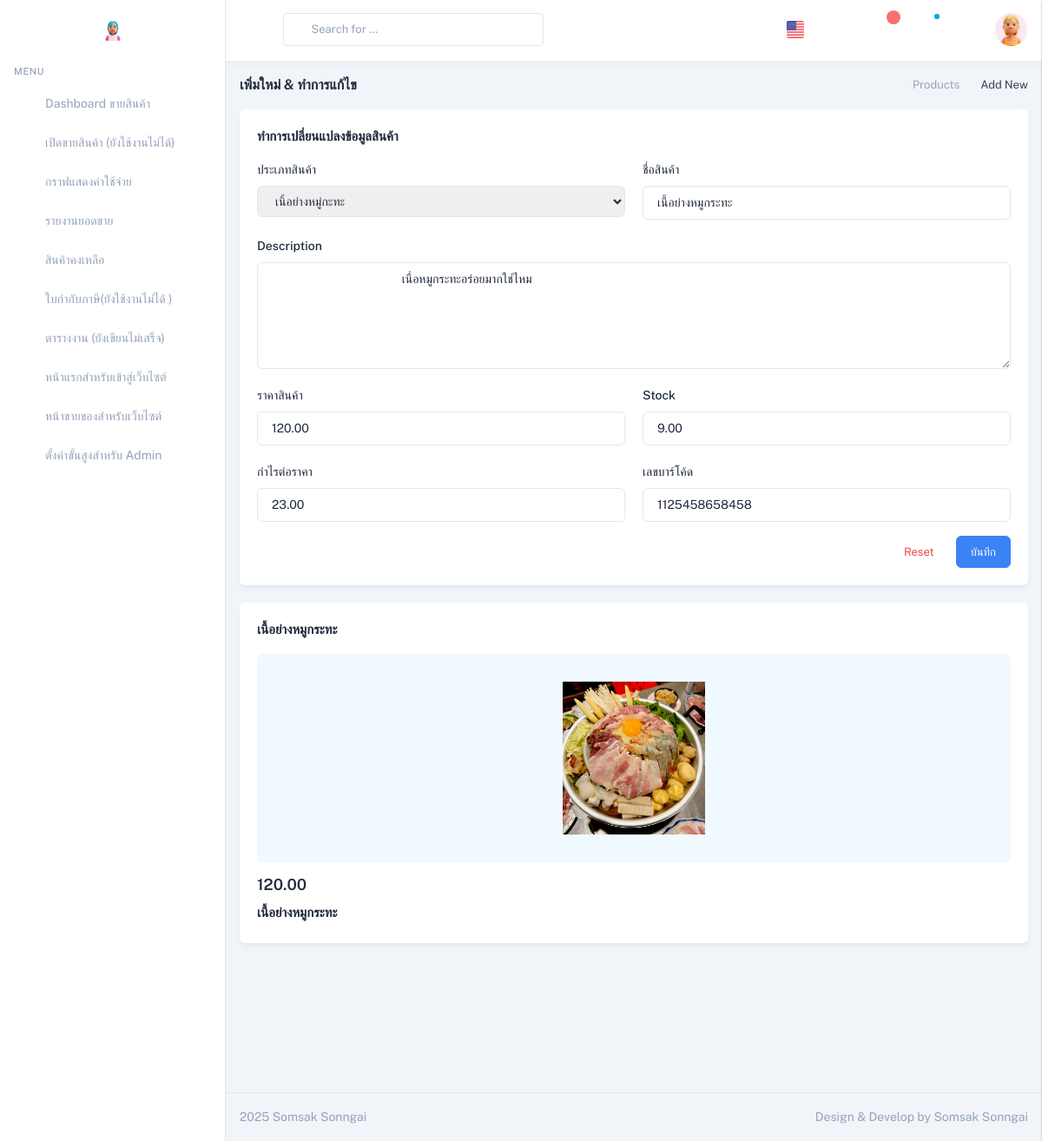
Page /EditAdd/1/ (signed in) on the committed database.
### productapp/models.py (models this page shows, shortened)
class Product1(models.Model):
    category = models.ForeignKey(Category, on_delete=models.CASCADE,null=True)  # เชื่อมโยงกับ Category
    name = models.CharField(max_length=100)  # ชื่อสินค้า
    description = models.TextField(max_length=500)
    price = models.DecimalField(max_digits=10, decimal_places=2)
    stock = models.DecimalField(max_digits=10, decimal_places=2)
    is_trending = models.BooleanField(default=False)
    image = models.ImageField(upload_to="product")
    profitprice = models.DecimalField(max_digits=10, decimal_places=2)
    created_at = models.DateTimeField(auto_now_add=True)  # วันที่เพิ่ม
    updated_at = models.DateTimeField(auto_now=True)      # วันที่แก้ไข
    barcode = models.CharField(max_length=13, unique=True) # สามารถที่จะทำการเพิ่มได้แค่ 13 ตัว
    class Meta:
        verbose_name = "Product"
        verbose_name_plural = "รายการสินค้า"

class Category(models.Model):
    name = models.CharField(max_length=100, unique=True)  # ชื่อหมวดหมู่
    class Meta:
        verbose_name = "Category"
        verbose_name_plural = "ประเภทรายการสินค้า"

### DashboardUser/views.py (the view, shortened to what this page needs)
# urls.py: path("EditAdd/<int:id>/",views.EditAdd, name="EditAdd"),#5
@login_required(login_url='/login_cover/') # สำหรับการามัครสมาชิก
@user_passes_test(is_special_admin,login_url='/eror404/') # ถ้าไม่ได้อนุญาติก็จะdirect ไปที่ urlนั้ อนุญาติเข้าสู่ระบบโดยกลุ่มนี้นอกเหนือจากกลุ่มนั้ก็ไม่สามารถเข้าไปได้
def EditAdd(request,id):
    product = get_object_or_404(Product1, pk=id)
    filter2 = Category.objects.all()
    filter1= Product1.objects.all()
    filter2=Category.objects.all()
    product=Product1.objects.get(pk=id)
    ProductStock = Product1.objects.filter(stock__lt=10)
    total_product_count = ProductStock.count()
    print ("การนับข้อมูล",total_product_count);
    return render (request,"EditAdd.html",{"product":product,"filter1":filter1,"filter2":filter2,"ProductStock":ProductStock,"total_product_count":total_product_count})

### DashboardUser/views.py (called while the page is built)
def is_special_admin(user):
    print(f"Checking access for: {user}")
    print(f"User Authenticated: {user.is_authenticated}")
    print(f"User Groups: {user.groups.all()}")
    return user.is_authenticated and user.groups.filter(name='SpecialAdmin').exists()

### DashboardUser/templates/EditAdd.html (shortened to what this page needs)
{% extends "LayoutDashbords.html"%}
{% load humanize %}
{% load static %}
{% block content%}
<div class="relative min-h-screen group-data-[sidebar-size=sm]:min-h-sm">
    <div class="group-data-[sidebar-size=lg]:ltr:md:ml-vertical-menu group-data-[sidebar-size=lg]:rtl:md:mr-vertical-menu group-data-[sidebar-size=md]:ltr:ml-vertical-menu-md group-data-[sidebar-size=md]:rtl:mr-vertical-menu-md group-data-[sidebar-size=sm]:ltr:ml-vertical-menu-sm group-data-[sidebar-size=sm]:rtl:mr-vertical-menu-sm pt-[calc(theme('spacing.header')_*_1)] pb-[calc(theme('spacing.header')_*_0.8)] px-4 group-data-[navbar=bordered]:pt-[calc(theme('spacing.header')_*_1.3)] group-data-[navbar=hidden]:pt-0 group-data-[layout=horizontal]:mx-auto group-data-[layout=horizontal]:max-w-screen-2xl group-data-[layout=horizontal]:px-0 group-data-[layout=horizontal]:group-data-[sidebar-size=lg]:ltr:md:ml-auto group-data-[layout=horizontal]:group-data-[sidebar-size=lg]:rtl:md:mr-auto group-data-[layout=horizontal]:md:pt-[calc(theme('spacing.header')_*_1.6)] group-data-[layout=horizontal]:px-3 group-data-[layout=horizontal]:group-data-[navbar=hidden]:pt-[calc(theme('spacing.header')_*_0.9)]">
        <div class="container-fluid group-data-[content=boxed]:max-w-boxed mx-auto">
            <div class="flex flex-col gap-2 py-4 md:flex-row md:items-center print:hidden">
                <div class="grow">
                    <h5 class="text-16">เพิ่มใหม่ & ทำการแก้ไข </h5>
                </div>
                <ul class="flex items-center gap-2 text-sm font-normal shrink-0">
                    <li class="relative before:content-['\ea54'] before:font-remix ltr:before:-right-1 rtl:before:-left-1  before:absolute before:text-[18px] before:-top-[3px] ltr:pr-4 rtl:pl-4 before:text-slate-400 dark:text-zink-200">
                        <a href="#!" class="text-slate-400 dark:text-zink-200">Products</a>
                    </li>
                    <li class="text-slate-700 dark:text-zink-100">
                        Add New
                    </li>
                </ul>
            </div>
            <div class="grid grid-cols-1 xl:grid-cols-12 gap-x-5">
                <div class="xl:col-span-9">
                    <div class="card">
                        <div class="card-body">
                            <h6 class="mb-4 text-15">ทำการเปลี่ยนแปลงข้อมูลสินค้า</h6>
                            <form method="POST" action="{% url 'EditAdd' product.id %}">
                                <div class="grid grid-cols-1 gap-5 lg:grid-cols-2 xl:grid-cols-12">
                                    <div class="xl:col-span-4">
                                        <label for="taxApplicable" class="inline-block mb-2 text-base font-medium">ประเภทสินค้า</label>
                                        <select name="taxApplicable" id="taxApplicable" required
                                        class="form-input border-slate-200 dark:border-zink-500 focus:outline-none focus:border-custom-500 disabled:bg-slate-100 dark:disabled:bg-zink-600 disabled:border-slate-300 dark:disabled:border-zink-500 dark:disabled:text-zink-200 disabled:text-slate-500 dark:text-zink-100 dark:bg-zink-700 dark:focus:border-custom-800 placeholder:text-slate-400 dark:placeholder:text-zink-200">
                                            {% for category in filter2 %}
                                                <option value="{{ category.id }}" {% if category.id == product.category.id %}selected{% endif %}>
                                                    {{ category.name }}
                                                </option>
                                            {% endfor %}
                                        </select>
                                    </div>
                                    <div class="xl:col-span-4">
                                        <label for="product_name" class="inline-block mb-2 text-base font-medium">ชื่อสินค้า</label>
                                        <input type="text" id="product_name" name="product_name" value="{{ product.name }}" required
                                        class="form-input border-slate-200 dark:border-zink-500 focus:outline-none focus:border-custom-500 disabled:bg-slate-100 dark:disabled:bg-zink-600 disabled:border-slate-300 dark:disabled:border-zink-500 dark:disabled:text-zink-200 disabled:text-slate-500 dark:text-zink-100 dark:bg-zink-700 dark:focus:border-custom-800 placeholder:text-slate-400 dark:placeholder:text-zink-200"
                                            placeholder="กรอกชื่อสินค้า">
                                    </div>
                                    <div class="lg:col-span-2 xl:col-span-12">
                                        <label for="productDescription" class="inline-block mb-2 text-base font-medium">Description</label>
                                        <textarea id="productDescription" name="productDescription" rows="5" required
                                        class="form-input border-slate-200 dark:border-zink-500 focus:outline-none focus:border-custom-500 disabled:bg-slate-100 dark:disabled:bg-zink-600 disabled:border-slate-300 dark:disabled:border-zink-500 dark:disabled:text-zink-200 disabled:text-slate-500 dark:text-zink-100 dark:bg-zink-700 dark:focus:border-custom-800 placeholder:text-slate-400 dark:placeholder:text-zink-200">
                                            {{ product.description }}
                                        </textarea>
                                    </div>
                                    <div class="xl:col-span-4">
                                        <label for="product_price" class="inline-block mb-2 text-base font-medium">ราคาสินค้า</label>
                                        <input type="number" id="product_price" name="product_price" step="0.01" required
                                            value="{{ product.price }}" class="form-input border-slate-200 dark:border-zink-500 focus:outline-none focus:border-custom-500 disabled:bg-slate-100 dark:disabled:bg-zink-600 disabled:border-slate-300 dark:disabled:border-zink-500 dark:disabled:text-zink-200 disabled:text-slate-500 dark:text-zink-100 dark:bg-zink-700 dark:focus:border-custom-800 placeholder:text-slate-400 dark:placeholder:text-zink-200">
                                    </div>
                                    <div class="xl:col-span-4">
                                        <label for="stock" class="inline-block mb-2 text-base font-medium">Stock</label>
                                        <input type="number" step="any" id="stock" name="stock" required value="{{ product.stock }}"
                                        class="form-input border-slate-200 dark:border-zink-500 focus:outline-none focus:border-custom-500 disabled:bg-slate-100 dark:disabled:bg-zink-600 disabled:border-slate-300 dark:disabled:border-zink-500 dark:disabled:text-zink-200 disabled:text-slate-500 dark:text-zink-100 dark:bg-zink-700 dark:focus:border-custom-800 placeholder:text-slate-400 dark:placeholder:text-zink-200">
                                    </div>
                                    <div class="xl:col-span-4">
                                        <label for="profitprice" class="inline-block mb-2 text-base font-medium">กำไรต่อราคา</label>
                                        <input type="number" id="profitprice" name="profitprice" step="0.01" required value="{{ product.profitprice }}"
                                        class="form-input border-slate-200 dark:border-zink-500 focus:outline-none focus:border-custom-500 disabled:bg-slate-100 dark:disabled:bg-zink-600 disabled:border-slate-300 dark:disabled:border-zink-500 dark:disabled:text-zink-200 disabled:text-slate-500 dark:text-zink-100 dark:bg-zink-700 dark:focus:border-custom-800 placeholder:text-slate-400 dark:placeholder:text-zink-200">
                                    </div>
                                    <div class="xl:col-span-4">
                                        <label for="barcode" class="inline-block mb-2 text-base font-medium">เลขบาร์โค้ด</label>
                                        <input type="text" id="barcode" name="barcode" required value="{{ product.barcode }}"
                                        class="form-input border-slate-200 dark:border-zink-500 focus:outline-none focus:border-custom-500 disabled:bg-slate-100 dark:disabled:bg-zink-600 disabled:border-slate-300 dark:disabled:border-zink-500 dark:disabled:text-zink-200 disabled:text-slate-500 dark:text-zink-100 dark:bg-zink-700 dark:focus:border-custom-800 placeholder:text-slate-400 dark:placeholder:text-zink-200">
                                    </div>
                                </div>
                                <div class="flex justify-end gap-2 mt-4">
                                    <button type="reset" class="text-red-500 bg-white btn hover:text-red-500 hover:bg-red-100">
                                        Reset
                                    </button>
                                    <button data-modal-target="smallModal" id="saveButton" type="button" class="text-white btn bg-custom-500 border-custom-500 hover:text-white hover:bg-custom-600 hover:border-custom-600 focus:text-white focus:bg-custom-600 focus:border-custom-600 focus:ring focus:ring-custom-100 active:text-white active:bg-custom-600 active:border-custom-600 active:ring active:ring-custom-100 dark:ring-custom-400/20" disabled>บันทึก</button>
                                </div>
                            </form>
                        </div>
                    </div>
                </div>
                <div class="xl:col-span-3">
                    <div class="card sticky top-[calc(theme('spacing.header')_*_1.3)]">
                        <div class="card-body">
                            <h6 class="mb-4 text-15">{{ product.name }}</h6>
                            <div class="px-5 py-8 rounded-md bg-sky-50 dark:bg-zink-600">
                                <img src="{{ product.image.url }}" alt="" class="block mx-auto h-44">
                            </div>
                            <div class="mt-3">
                                <h5 class="mb-2">{{product.price}} <small class="font-normal line-through"></small></h5>
                                <h6 class="mb-1 text-15">{{ product.name }}</h6>
                            </div>
                        </div>
                    </div>
                </div>
            </div>
        </div>
    </div>
    <footer class="ltr:md:left-vertical-menu rtl:md:right-vertical-menu group-data-[sidebar-size=md]:ltr:md:left-vertical-menu-md group-data-[sidebar-size=md]:rtl:md:right-vertical-menu-md group-data-[sidebar-size=sm]:ltr:md:left-vertical-menu-sm group-data-[sidebar-size=sm]:rtl:md:right-vertical-menu-sm absolute right-0 bottom-0 px-4 h-14 group-data-[layout=horizontal]:ltr:left-0  group-data-[layout=horizontal]:rtl:right-0 left-0 border-t py-3 flex items-center dark:border-zink-600">
        <div class="group-data-[layout=horizontal]:mx-auto group-data-[layout=horizontal]:max-w-screen-2xl w-full">
            <div class="grid items-center grid-cols-1 text-center lg:grid-cols-2 text-slate-400 dark:text-zink-200 ltr:lg:text-left rtl:lg:text-right">
                <div>
                    <script>document.write(new Date().getFullYear())</script> Somsak Sonngai
                </div>
                <div class="hidden lg:block">
                    <div class="ltr:text-right rtl:text-left">
                        Design & Develop by Somsak Sonngai
                    </div>
                </div>
            </div>
        </div>
    </footer>
</div>
{% endblock%}

### rows in the picture
Product1: taxApplicable "เนิ้อย่างหมู่กะทะ", product_name "เนื้อย่างหมูกระทะ", productDescription "เนื่อหมูกระทะอร่อยมากใช่ไหม", product_price "120.00", stock "9.00", profitprice "23.00", barcode "1125458658458", name "เนื้อย่างหมูกระทะ", image (picture), price "120.00"
